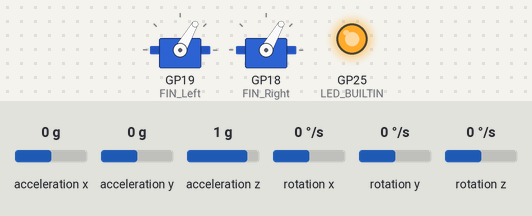
Recording of a sketch running on a simulated Raspberry Pi Pico. On the bench: 2 × servo, output pins drawn as LEDs (lit = HIGH). Inputs (shaded band) come from the test bench; at power-on: rotation z 0 °/s, acceleration x 0 g, acceleration y 0 g, acceleration z 1 g, rotation x 0 °/s, rotation y 0 °/s. What the sketch prints to the serial monitor is not drawn.

Above: at 3.2 s.
3.3 s: rotation z set to -192 °/s
At 3.46 s:
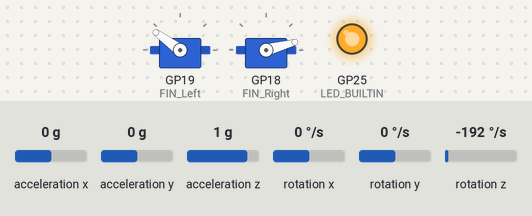
At 4.7 s:
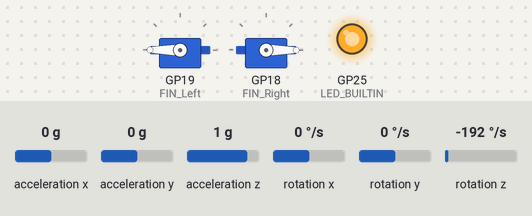
5.1 s: rotation z set to 192 °/s
At 6.65 s:
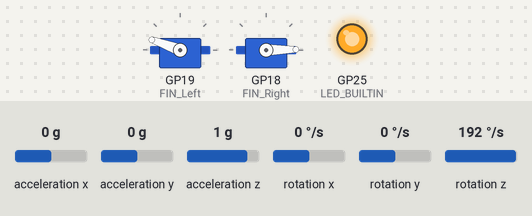
At 7.9 s:
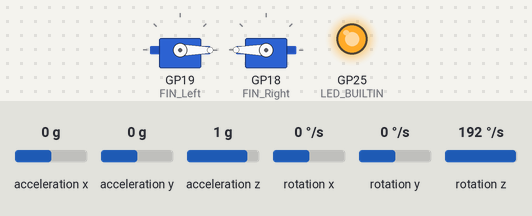
8.1 s: rotation z set to -38 °/s
11.1 s: rotation z set to -45 °/s
14.1 s: rotation z set to 14 °/s
17.1 s: rotation z set to -100 °/s
Timing chart, 0 to 20.1 s (numbered marks = the images above; inputs shaded):
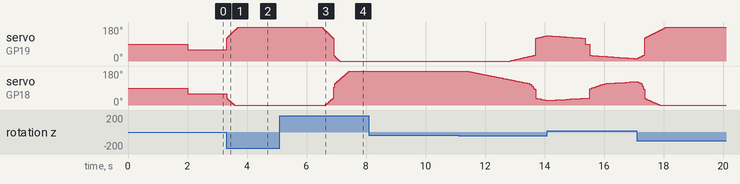

The sketch:

FIN_Control.ino
```cpp
#include "Wire.h"
#include <MPU6050_light.h>
#include <Servo.h>

unsigned long Present_time , Previous_time;
float Delta_time ;
int Present_state ,L_Next_state,R_Next_state;
float Present_error,Intergral_error,Devirative_error,Previous_error ;
int prev =0;


// Tuner
float offset = 60;
float set_point = 0 ;


Servo FIN_Left;
Servo FIN_Right;
MPU6050 mpu(Wire);
long timer = 0;

float PID (float input ,float Min_out , float Max_out, float kp , float ki , float kd )
{
  Present_time = micros();
  Delta_time = (float)(Present_time  - Previous_time);

  Present_error   = set_point - input ;
  Intergral_error  += Present_error*Delta_time;
  Devirative_error  = (Present_error - Previous_error)/Delta_time ;

  if (Intergral_error >= Max_out ) Intergral_error = Max_out;
  else if(Intergral_error <= Min_out )Intergral_error = Min_out;

  float out = (kp*Present_error) + (ki*Intergral_error) + (kd*Devirative_error) ;

  if (out >= Max_out ) out = Max_out;
  else if (out <= Min_out ) out = Min_out;

  Previous_error = Present_error;
  Previous_time  = Present_time;
  return out;
}


void setup()
{
  Serial.begin(9600);
  pinMode(LED_BUILTIN, OUTPUT);
  digitalWrite(LED_BUILTIN, LOW);
  FIN_Left.attach(19);
  FIN_Right.attach(18);

  Wire.setSDA(16);
  Wire.setSCL(17);
  Wire.begin();

  byte status = mpu.begin();
  Serial.print(F("MPU6050 status: "));
  Serial.println(status);
  while(status!=0){ } // stop everything if could not connect to MPU6050
  Serial.println(F("Calculating offsets, do not move MPU6050"));
  delay(1000);
  mpu.calcOffsets(true,true); // gyro and accelero
  Serial.println("Done!\n");
  FIN_Left.write(offset);
  FIN_Right.write(offset);
}

void loop()
{


// Test MPU
/*
  mpu.update();
  if(millis() - timer > 100){ // print data every second
    Serial.print(F("TEMPERATURE: "));Serial.println(mpu.getTemp());
    Serial.print("\tZ: ");Serial.println(mpu.getAngleZ());
    Serial.println(F("=====================================================\n"));
    timer = millis();
  }
*/


// Test Servo
/*
    FIN_Left.write(60);
    FIN_Right.write(60);
    delay(1000);
    FIN_Left.write(0);
    FIN_Right.write(0);
    delay(1000);
    FIN_Left.write(60);
    FIN_Right.write(60);
    delay(1000);
    FIN_Left.write(180);
    FIN_Right.write(180);
    delay(1000);
*/

  digitalWrite(LED_BUILTIN, HIGH);
  mpu.update();
  if(millis() - timer > 10)
  {
    Serial.print("\tZ: ");Serial.println(mpu.getAngleZ());

    Present_state = mpu.getAngleZ();

    L_Next_state = PID(Present_state ,-60,120,0.8,0.5,0.6);
    R_Next_state = PID(Present_state ,-120,60,0.7,0.4,0.5);

    FIN_Left.write(offset+L_Next_state);
    FIN_Right.write(offset-R_Next_state);

    Serial.println(F("=====================================================\n"));
    Serial.print("\tZ: ");Serial.println(mpu.getAngleZ());
    Serial.print("\tNext_state: ");Serial.println(L_Next_state);
    Serial.print("\tFIN_Left: ");Serial.println(offset+L_Next_state);
    Serial.print("\tFIN_Right: ");Serial.println(offset-R_Next_state);
    timer = millis();
  }


}
```

Measured:
- after the input at 3.3 s, servo on GP19 (FIN_Left): moves from 60° to 180° over 0.39 s, starting at once; servo on GP18 (FIN_Right): moves from 60° to 0° over 0.27 s, starting at once
- after the input at 5.1 s, servo on GP19 (FIN_Left): moves from 180° to 0° over 0.60 s, starting after 1.4 s; servo on GP18 (FIN_Right): moves from 0° to 180° over 0.82 s, starting after 1.5 s
